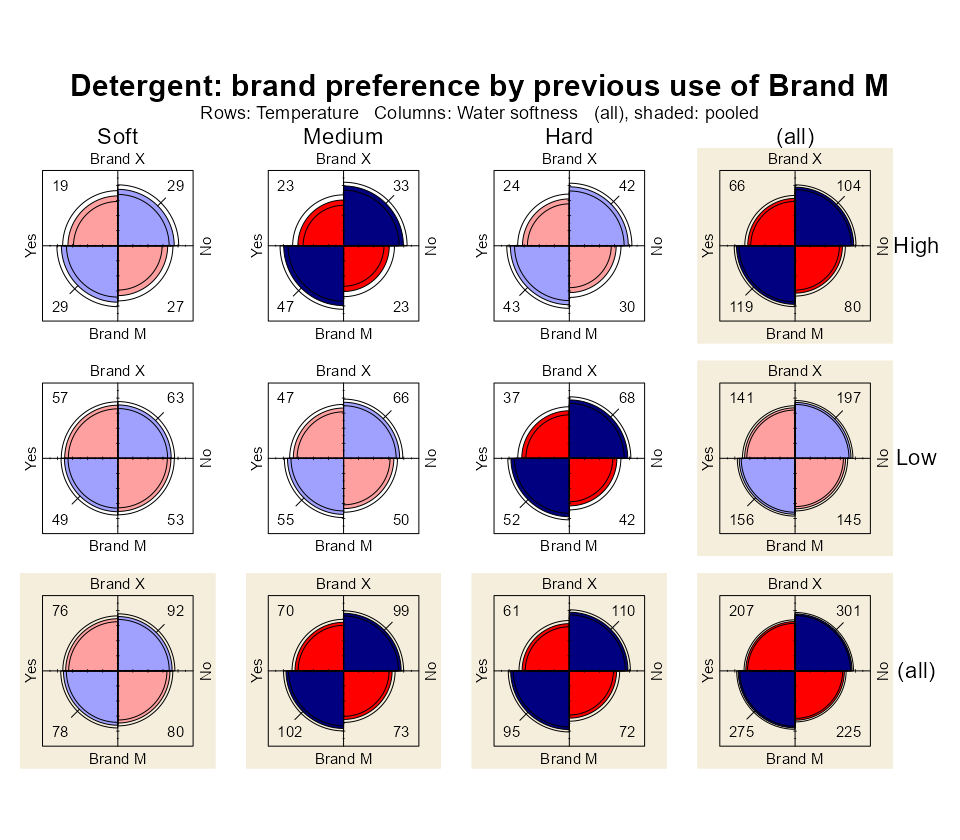

This figure's R source:
# Exploration: marginal fourfold displays for 2 x 2 x R x C tables.
#
# See the "Marginal plots" idea in dev/fourfold-ideas.md. For a 2 x 2 x R x C
# table, facet_grid(R ~ C, margins = TRUE) adds the marginal tables:
#   - the "(all)" column: pooled over C, one table per level of R;
#   - the "(all)" row:    pooled over R, one table per level of C;
#   - the corner:         pooled over both R and C.
# Comparing these with the strata shows the effect of pooling, which relates
# to vcdExtra::woolf_test(decompose = TRUE) (rows, columns, residual).
#
# A prototype reference ring (not in the package) is drawn in every panel at
# the Mantel-Haenszel common odds ratio over all R x C strata:
#   - in stratum panels, sectors that depart from the ring show departures
#     from homogeneity of the odds ratios;
#   - in "(all)" panels, a departure shows that collapsing changes the odds
#     ratio (non-collapsibility), even if the strata were homogeneous.
# With both margins equated (std = "margins"), a table with odds ratio theta
# has quadrant radii sqrt(p) (diagonal) and sqrt(1 - p) (off-diagonal), with
# p = sqrt(theta) / (1 + sqrt(theta)), so the ring depends only on theta.
#
# In RStudio, source this file and print the plot objects. From the package
# root, the plots can be written to PNG files with:
#   Rscript dev/marginal-fourfold.R [output-dir]

devtools::load_all(".", quiet = TRUE)
library(ggplot2)
library(grid)

# Data: Preference x M_User by Temperature (R = 2) x Water_softness (C = 3) ----
data(Detergent, package = "vcdExtra")
det_table <- aperm(Detergent, c(3, 2, 1, 4))
det <- as.data.frame(det_table)

print(vcdExtra::woolf_test(det_table, decompose = TRUE))

# Odds ratios: strata, margins, and Mantel-Haenszel common odds ratios --------
mh_or <- function(tab) {
  unname(stats::mantelhaen.test(tab, correct = FALSE)$estimate)
}
strata <- array(det_table, dim = c(2, 2, 6))
theta_mh <- mh_or(strata)

log_or <- function(tab) log(tab[1, 1] * tab[2, 2] / (tab[1, 2] * tab[2, 1]))
collapse <- function(margin) apply(det_table, c(1, 2, margin), sum)

pooling <- rbind(
  data.frame(
    table = paste("Temperature =", dimnames(det_table)$Temperature),
    pooled_over = "Water_softness",
    marginal_log_or = apply(det_table, 3, function(t) log_or(apply(t, 1:2, sum))),
    mh_log_or = apply(det_table, 3, function(t) log(mh_or(t)))
  ),
  data.frame(
    table = paste("Water_softness =", dimnames(det_table)$Water_softness),
    pooled_over = "Temperature",
    marginal_log_or = apply(det_table, 4, function(t) log_or(apply(t, 1:2, sum))),
    mh_log_or = apply(det_table, 4, function(t) log(mh_or(t)))
  ),
  data.frame(
    table = "All", pooled_over = "both",
    marginal_log_or = log_or(apply(det_table, 1:2, sum)),
    mh_log_or = log(theta_mh)
  )
)
# Marginal (collapsed) vs Mantel-Haenszel log odds ratio for the strata pooled:
# similar values mean that pooling does not distort the association.
pooling$difference <- pooling$marginal_log_or - pooling$mh_log_or
rownames(pooling) <- NULL
print(pooling, digits = 3)

# Background for the margin panels ---------------------------------------------
# A theme can't do this (panel.background applies to every panel), and an
# ordinary layer can't either: margins = TRUE copies every layer's rows into
# the "(all)" panels, and data that already contain "(all)" make
# reshape_add_margins() fail with a duplicated factor level. Instead, this stat
# looks up each panel's facet values in the layout and returns a full-panel
# rectangle only for panels where any facet variable is "(all)".
StatMarginPanels <- ggproto("StatMarginPanels", Stat,
  compute_layer = function(self, data, params, layout) {
    lay <- layout$layout
    vars <- setdiff(names(lay), c("PANEL", "ROW", "COL", "SCALE_X", "SCALE_Y"))
    is_margin <- Reduce(`|`, lapply(lay[vars], function(v) {
      as.character(v) == "(all)"
    }))
    data.frame(PANEL = lay$PANEL[is_margin],
               xmin = -Inf, xmax = Inf, ymin = -Inf, ymax = Inf)
  }
)

# Add before geom_fourfold() so that the display is drawn on top.
margin_background <- function(fill = "#F5EEDC") {
  layer(stat = StatMarginPanels, geom = "rect", position = "identity",
        mapping = NULL, data = NULL, inherit.aes = FALSE, show.legend = FALSE,
        params = list(fill = fill, colour = NA))
}

# Marginal fourfold display ----------------------------------------------------
marginal_plot <- ggplot(det, aes(x = M_User, y = Preference, weight = Freq)) +
  margin_background() +
  geom_fourfold() +
  facet_grid(Temperature ~ Water_softness, margins = TRUE) +
  labs(
    title = "Detergent: brand preference by previous use of Brand M",
    subtitle = "Rows: Temperature   Columns: Water softness   (all), shaded: pooled"
  ) +
  theme_fourfold(base_size = 11)

# Note: with margins = TRUE the "(all)" panels are part of the layer, so the
# Holm adjustment is over 12 panels (6 strata + 6 non-independent marginal
# tables), and std = "all.max" would scale by the pooled corner table.
panel_stats <- merge(
  ggplot_build(marginal_plot)$layout$layout[,
    c("PANEL", "Temperature", "Water_softness")],
  unique(layer_data(marginal_plot, 2)[,
    c("PANEL", "odds_ratio", "p_value", "p_adjusted")])
)
print(panel_stats[order(panel_stats$PANEL), ], digits = 3)

# Prototype: add a dashed reference ring at odds ratio `theta` to every panel.
# Returns a gtable (draw with grid::grid.draw()).
add_reference_ring <- function(plot, theta, colour = "#009E73", lwd = 2,
                               lty = "22") {
  p <- sqrt(theta) / (1 + sqrt(theta))
  # cells 1-4: top-left (n11), bottom-left (n21), top-right (n12),
  # bottom-right (n22), with the angles used by GeomFourfold
  radius <- sqrt(c(p, 1 - p, 1 - p, p))
  from <- c(90, 180, 0, 270)
  arcs <- do.call(gList, lapply(1:4, function(cell) {
    angle <- seq(from[cell], from[cell] + 90, length.out = 100) * pi / 180
    linesGrob(
      unit(radius[cell] * cos(angle), "native"),
      unit(radius[cell] * sin(angle), "native"),
      gp = gpar(col = colour, lwd = lwd, lty = lty)
    )
  }))
  ring <- gTree(children = arcs, name = "reference-ring")
  g <- ggplotGrob(plot)
  for (i in grep("^panel", g$layout$name)) {
    g$grobs[[i]] <- addGrob(g$grobs[[i]], ring, gPath("fourfold-panel"),
                            grep = TRUE, global = TRUE)
  }
  g
}

marginal_ring <- add_reference_ring(
  marginal_plot +
    labs(caption = sprintf(
      "Dashed green ring: Mantel-Haenszel common odds ratio over the 6 strata (%.2f)",
      theta_mh
    )),
  theta_mh
)

args <- commandArgs(trailingOnly = TRUE)
if (!interactive()) {
  out_dir <- if (length(args)) args[1] else tempdir()
  dir.create(out_dir, showWarnings = FALSE, recursive = TRUE)
  ggsave(file.path(out_dir, "marginal-fourfold.png"), marginal_plot,
         width = 8, height = 7, dpi = 120)
  ggsave(file.path(out_dir, "marginal-fourfold-ring.png"), marginal_ring,
         width = 8, height = 7, dpi = 120)
  message("Plots written to ", normalizePath(out_dir))
} else {
  print(marginal_plot)
  grid.newpage()
  grid.draw(marginal_ring)
}
